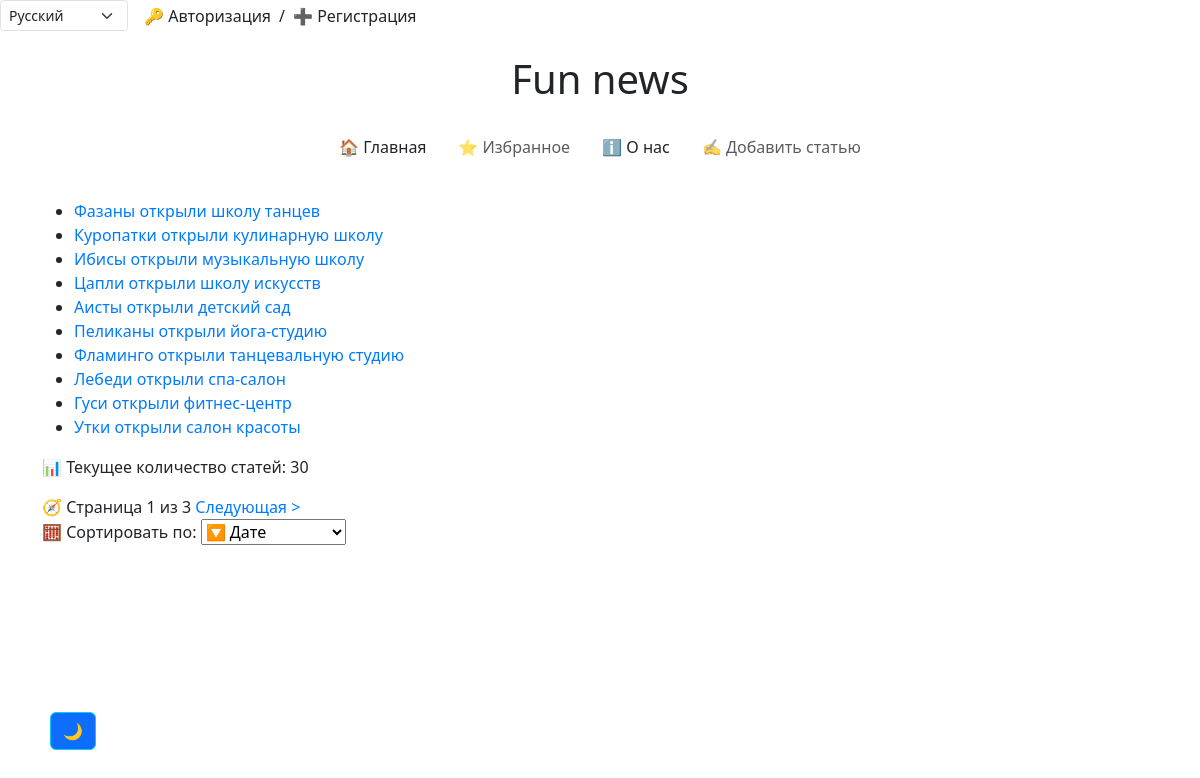
/ru/news/, run on an earlier commit of the app's database.
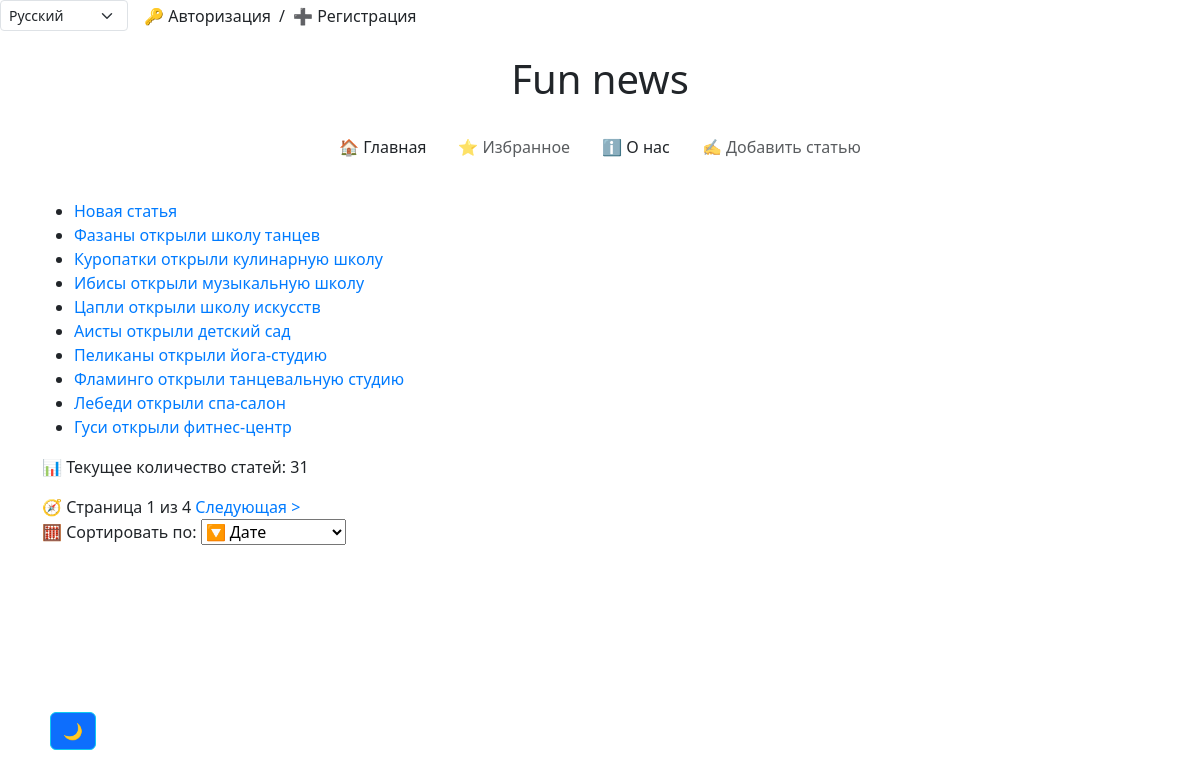
And on a later commit of the database.
### news/models.py (models this page shows, shortened)
class Article(models.Model):
    title = models.CharField(max_length=255, verbose_name='Заголовок')
    content = models.TextField(verbose_name='Содержание')
    publication_date = models.DateTimeField(default=timezone.now, verbose_name='Дата публикации')
    views = models.IntegerField(default=0, verbose_name='Просмотры')
    category = models.ForeignKey("Category", on_delete=models.CASCADE, verbose_name='Категория', blank=True,
                              null=True)
    tags = models.ManyToManyField("Tag", related_name='article',  verbose_name='Теги', blank=True,
                              null=True)
    likes_count = models.IntegerField(default=0)
    favourites_count = models.IntegerField(default=0)
    is_active = models.BooleanField(default=True,  verbose_name='Теги')
    slug = models.SlugField(blank=True, null=True, unique=True)
    image = models.ImageField(upload_to='articles/%Y/%m/%d/',
                              validators=[FileExtensionValidator(['jpg', 'jpeg', 'png', 'jpeg'])],
                              blank=True,
                              null=True)
    author = models.ForeignKey(get_user_model(), on_delete=models.SET_NULL, null=True,
                               default=None, verbose_name='Author')
    class Meta:
        verbose_name = 'Статья'  # единственное число для отображения в админке
        verbose_name_plural = 'Статьи'  # мн. число для отображения в админке

### news/views.py (the view)
# urls.py: path('', catalog, name='catalog'),                                                                # главная страница
def catalog(request):
    sort_by = request.GET.get('sort', 'date')  # сортировка по дате по умол
    sort_options = {
        'date': '-publication_date',
        'views': '-views',
        'likes': '-likes_count',
    }
    sort_field = sort_options.get(sort_by, '-publication_date')
    articles_count = Article.objects.count()
    all_tags = Tag.objects.all()
    all_categories = Category.objects.all()
    likes_count = Like.objects.count()
    favourites_count = Favourite.objects.count()
    news_list = Article.objects.filter(is_active=True).order_by(sort_field)
    paginator = Paginator(news_list, 10)  # 10 статей на страницу
    page_number = request.GET.get('page')
    page_obj = paginator.get_page(page_number)
    context = {
        "articles_count": articles_count,
        "all_tags": all_tags,
        "all_categories": all_categories,
        "page_obj": page_obj,
        "likes_count": likes_count,
        "favourites_count": favourites_count,
        "sort": sort_by,
    }
    return render(request, 'news/catalog.html', context=context)

### news/templates/news/catalog.html (shortened to what this page needs)
{% extends 'news/base.html' %}
{% load i18n %}
{% block content %}
<section class="news">
    {% if page_obj %}
        <ul>
            {% for item in page_obj %}
                <li>
                    <a href="{% url 'news:article_detail' slug=item.slug %}">{{ item.title }}</a>
                    <br>
                </li>
            {% endfor %}
        </ul>
        <p>{% trans '📊 Текущее количество статей:' %} {{ articles_count }}</p>
    {% else %}
        <p>{% trans 'Нет новостей для отображения.' %} </p>
    {% endif %}
    <div class="pagination">
        <span class="step-links">
            <span class="current-page">
                {% trans '🧭 Страница' %} {{ page_obj.number }} из {{ page_obj.paginator.num_pages }}
            </span>
            {% if page_obj.has_next %}
                <a href="?page={{ page_obj.next_page_number }}">{% trans 'Следующая'%} > </a>
            {% endif %}
        </span>
    </div>
    <form method="get" class="mb-4">
    <label for="sort">{% trans '🧮 Сортировать по:' %} </label>
    <select name="sort" id="sort" onchange="this.form.submit()">
    <option value="date" {% if sort == "date" %}selected{% endif %}>{% trans '🔽 Дате' %} </option>
    </select>
    </form>
</section>
{% endblock %}

What changed in the data, as far as the page shows it:
no longer on this page (row unchanged): Article: title "Утки открыли салон красоты"
added Article: title "Новая статья"
Also different on the page:
{{ articles_count }}: "30" → "31"
{{ page_obj.paginator.num_pages }}: "3" → "4"
